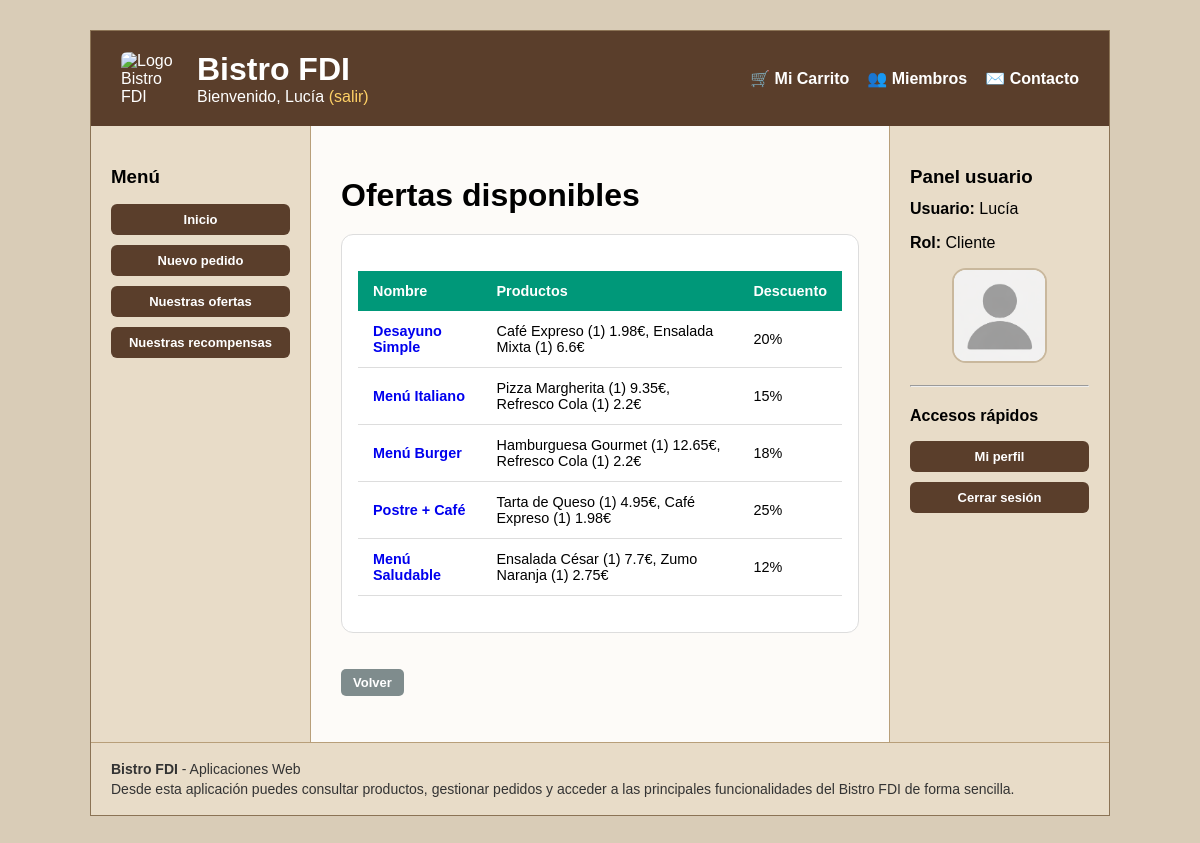
The page /vistas/ofertas/ofertaCliente.php (signed in) on the database its author committed.
### tables this page shows
CREATE TABLE IF NOT EXISTS `usuarios` (
    `id` INT AUTO_INCREMENT PRIMARY KEY,
    `username` VARCHAR(100) NOT NULL UNIQUE,
    `email` VARCHAR(150) NOT NULL UNIQUE,
    `nombre` VARCHAR(100) NOT NULL,
    `apellidos` VARCHAR(100) NOT NULL,
    `password_hash` VARCHAR(255) NOT NULL,
    `rol` ENUM('cliente', 'camarero', 'cocinero', 'gerente') NOT NULL DEFAULT 'cliente',
    `avatar_tipo` ENUM('default', 'preset', 'custom') NOT NULL DEFAULT 'default',
    `avatar_valor` VARCHAR(255) DEFAULT NULL,
    `activo` TINYINT(1) NOT NULL DEFAULT 1,
    `deleted_at` TIMESTAMP NULL DEFAULT NULL,
    `created_at` TIMESTAMP DEFAULT CURRENT_TIMESTAMP,
    `updated_at` TIMESTAMP DEFAULT CURRENT_TIMESTAMP ON UPDATE CURRENT_TIMESTAMP,
    `bistrocoins` INT NOT NULL DEFAULT 0
);

CREATE TABLE IF NOT EXISTS `ofertas` (
    `id` INT AUTO_INCREMENT PRIMARY KEY,
    `nombre` VARCHAR(100) NOT NULL,
    `descripcion` TEXT,
    
    `fecha_inicio` DATETIME NOT NULL,
    `fecha_fin` DATETIME NOT NULL,

    `descuento` DECIMAL(5,2) NOT NULL,  

    `created_at` TIMESTAMP DEFAULT CURRENT_TIMESTAMP,
    `updated_at` TIMESTAMP DEFAULT CURRENT_TIMESTAMP ON UPDATE CURRENT_TIMESTAMP
);

### includes/OfertaDAO.php (called while the page is built, shortened)
<?php
require_once __DIR__ . '/../entities/Oferta.php';
require_once __DIR__ . '/../includes/application.php';
class OfertaDAO
{
    public static function getAllActivas()
    {
        global $conn;
        $stmt = $conn->prepare("
            SELECT id, nombre, descripcion, fecha_inicio, fecha_fin, descuento
            FROM ofertas
            WHERE NOW() BETWEEN fecha_inicio AND fecha_fin
        ");
        $stmt->execute();
        $result = $stmt->get_result();
        $ofertas = [];
        while ($fila = $result->fetch_assoc()) {
            $ofertas[] = new Oferta(
                $fila['id'],
                $fila['nombre'] ?? '',
                $fila['descripcion'] ?? '',
                $fila['fecha_inicio'],
                $fila['fecha_fin'],
                $fila['descuento']
            );
        }
        return $ofertas;
    }
}

### entities/Oferta.php (called while the page is built, shortened)
<?php
class Oferta
{
    private $id;
    private $nombre;
    private $descuento;
    public function __construct($id, $nombre, $descripcion, $fecha_inicio, $fecha_fin, float $descuento)
    {
        $this->id = $id;
        $this->nombre = $nombre;
        $this->descuento = $descuento;
    }
    public function getId()
    {
        return $this->id;
    }
    public function getNombre()
    {
        return $this->nombre;
    }
    public function getDescuento()
    {
        return $this->descuento;
    }
}

### includes/util.php (called while the page is built, shortened)
<?php
function escaparHtml(?string $value): string
{
    return htmlspecialchars((string) $value, ENT_QUOTES | ENT_SUBSTITUTE, 'UTF-8');
}

### includes/ProductoDAO.php (called while the page is built, shortened)
<?php
require_once __DIR__ . '/../entities/Producto.php';
require_once __DIR__ . '/application.php';
class ProductoDAO {
    public static function getProductosDeOferta($oferta_id) {
        global $conn;
        $stmt = $conn->prepare("
            SELECT p.*, op.cantidad
            FROM productos p
            JOIN oferta_productos op ON p.id = op.producto_id
            WHERE op.oferta_id = ?
        ");
        $stmt->bind_param("i", $oferta_id);
        $stmt->execute();
        $result = $stmt->get_result();
        $productos = [];
        while ($fila = $result->fetch_assoc()) {
            $producto = new Producto(
                $fila['id'],
                $fila['nombre'],
                $fila['descripcion'],
                $fila['categoria_id'],
                $fila['precio_base'],
                $fila['iva'],
                $fila['disponible'],
                $fila['ofertado'],
                $fila['imagen'] ?? null,
                $fila['se_cocina'] ?? 1
            );
            $producto->cantidad = $fila['cantidad'];
            $productos[] = $producto;
        }
        return $productos;
    }
}

### entities/Producto.php (called while the page is built, shortened)
<?php
class Producto {
    private $nombre;
    private $precio;
    private $iva;
    public function __construct($id, $nombre, $descripcion, $categoria_id, $precio, $iva, $disponible, $ofertado, $imagen = null, $se_cocina = 1) {
        $this->nombre = $nombre;
        $this->precio = $precio;
        $this->iva = $iva;
    }
    public function getNombre() {
        return $this->nombre;
    }
    public function getPrecioFinal() {
        return round($this->precio * (1 + $this->iva / 100), 2);
    }
}

### includes/UsuarioDAO.php (called while the page is built, shortened)
<?php
require_once __DIR__ . '/../entities/Usuario.php';
require_once __DIR__ . '/util.php';
class UsuarioDAO {
    public static function default_avatar(): string {
        return RUTA_APP . '/img/avatares/default.png';
    }
    private static function row_to_usuario(array $row): Usuario {
        $row['avatar_url'] = self::user_row_to_avatar_url($row);
        return new Usuario(
            (int)$row['id'],
            $row['username'],
            $row['email'],
            $row['nombre'],
            $row['apellidos'],
            $row['password_hash'],
            $row['rol'] ?? 'cliente',
            $row['avatar_tipo'] ?? 'default',
            $row['avatar_valor'] ?? null,
            $row['avatar_url'],
            (int)$row['activo'],
            $row['updated_at'] ?? '',
            (int)($row['bistrocoins'] ?? 0)
        );
    }
    private static function user_row_to_avatar_url(array $row): string {
        $tipo = (string)($row['avatar_tipo'] ?? 'default');
        return self::default_avatar();
    }
    public static function user_find_by_id(int $id, bool $includeInactive = true): ?Usuario {
        $conn = crearConexion();
        $sql = $includeInactive
            ? "SELECT * FROM usuarios WHERE id = ? LIMIT 1"
            : "SELECT * FROM usuarios WHERE id = ? AND activo = 1 LIMIT 1";
        $stmt = $conn->prepare($sql);
        $stmt->bind_param("i", $id);
        $stmt->execute();
        $result = $stmt->get_result();
        $row = $result->fetch_assoc();
        return $row ? self::row_to_usuario($row) : null;
    }
}

### includes/auth.php (called while the page is built, shortened)
<?php
require_once __DIR__ . '/UsuarioDAO.php';
function current_user(): ?Usuario {
    $id = (int)$_SESSION['user_id'];
    $user = UsuarioDAO::user_find_by_id($id);
    return $user;
}
function require_login(): Usuario {
    $user = current_user();
    return $user;
}
        ?>

### entities/Usuario.php (called while the page is built, shortened)
<?php
class Usuario {
    private $nombre;
    private $rol;
    private $avatar_url;
    private $activo;
    public function __construct(int $id, string $username, string $email, string $nombre, string $apellidos,
                                string $password_hash, string $rol, string $avatar_tipo, ?string $avatar_valor,
                                string $avatar_url, int $activo, string $updated_at, int $bistrocoins = 0) {
        $this->nombre = $nombre;
        $this->rol = $rol;
        $this->avatar_url = $avatar_url;
        $this->activo = $activo;
    }
    public function getNombre(): string { return $this->nombre; }
    public function getRol(): string { return $this->rol; }
    public function getAvatarUrl(): string { return $this->avatar_url; }
    public function isActivo(): bool { return $this->activo === 1; }
}

### vistas/ofertas/_fila_oferta_cliente.php (the view, shortened to what this page needs)
<?php
$precio_total = 0;
$productos = ProductoDAO::getProductosDeOferta($oferta->getId());
$lista = array_map(function ($p) use (&$precio_total) {
    $precio = $p->getPrecioFinal();
    $cantidad = $p->cantidad;
    $precio_cant = $precio * $cantidad;
    $precio_total += $precio_cant;
    return escaparHtml($p->getNombre()) . " ($cantidad) " . round($precio_cant, 2) . '€';
}, $productos);
?>
<tr>
    <td data-label="Nombre">
        <a class="click"
           href="detalleOferta.php?id=<?= (int)$oferta->getId() ?>&return=<?= urlencode("../ofertas/ofertaCliente.php" . ($modoSeleccion ? "?modo=edicion" : "")) ?>">
            <?= escaparHtml($oferta->getNombre()) ?>
        </a>
    </td>
    <td data-label="Productos">
        <?= implode(', ', $lista) ?>
    </td>
    <td data-label="Descuento">
        <?= escaparHtml((string)$oferta->getDescuento()) ?>%
    </td>
</tr>

### vistas/ofertas/ofertaCliente.php (shortened to what this page needs)
<?php
require_once __DIR__ . '/../../includes/auth.php';
require_once __DIR__ . '/../../includes/ProductoDAO.php';
require_once __DIR__ . '/../../includes/OfertaDAO.php';
require_once __DIR__ . '/../../includes/util.php';
$user = require_login();
$modoSeleccion = ($_GET['modo'] ?? '') === 'edicion';
$ofertas = OfertaDAO::getAllActivas();
?>
<h1>Ofertas disponibles</h1>
<div class="panel table-wrap">
    <table class="tabla-movil">
        <thead>
            <tr>
                <th>Nombre</th>
                <th>Productos</th>
                <th>Descuento</th>
            </tr>
        </thead>
        <tbody>
        <?php foreach ($ofertas as $oferta): ?>
            <?php require __DIR__ . '/_fila_oferta_cliente.php'; ?>
        <?php endforeach; ?>
        </tbody>
    </table>
</div>
<br>
<p>
    <?php if ($modoSeleccion): ?>
        <a class="btn-volver" href="../pedidos/carrito.php">Volver</a>
    <?php else: ?>
        <a class="btn-volver" href="../../index.php">Volver</a>
    <?php endif; ?>
</p>
<?php
require __DIR__ . '/../../includes/plantilla.php';
?>

### cabecera.php (shortened to what this page needs)
<?php
require_once __DIR__ . '/includes/auth.php';
function mostrarSaludo(): string {
    $user = current_user();
    if ($user) {
        $nombre = $user->getNombre() ?: $user->getUsername();
        return "Bienvenido, " . htmlspecialchars($nombre) .
            " <a href='" . RUTA_APP . "/scripts/usuarios/logout.php'>(salir)</a>";
    }
    return "Usuario desconocido. <a href='" . RUTA_APP . "/vistas/usuarios/acceso.php#login'>Login</a>";
}
?>
<div class="cabecera-superior">
    <div class="cabecera-brand">
        <img src="<?= RUTA_APP ?>/img/logo_personalizado.png" alt="Logo Bistro FDI" class="logo-cabecera">
        <div>
            <h1>Bistro FDI</h1>
            <div class="saludo"><?= mostrarSaludo(); ?></div>
        </div>
    </div>
    <nav class="menu-principal">
        <ul>
            <?php if (current_user()): ?>
                <li><a href="<?= RUTA_APP ?>/vistas/pedidos/carrito.php">🛒 Mi Carrito</a></li>
            <?php endif; ?>
            <li><a href="<?= RUTA_APP ?>/miembros.php">👥 Miembros</a></li>
            <li><a href="<?= RUTA_APP ?>/contacto.php">✉️ Contacto</a></li>
        </ul>
    </nav>
</div>

### sideBarDer.php
<?php
require_once __DIR__ . '/includes/auth.php';
require_once __DIR__ . '/includes/util.php';
$user = current_user();
$nombre = $user ? $user->getNombre() : 'Invitado';
$rol = $user ? $user->getRol() : 'No autenticado';
$avatarSrc = $user ? $user->getAvatarUrl() : '';
?>
<section class="panel-usuario-sidebar">
    <h3>Panel usuario</h3>
    <p><strong>Usuario:</strong> <?= escaparHtml($nombre) ?></p>
    <p><strong>Rol:</strong> <?= escaparHtml(ucfirst($rol)) ?></p>
    <?php if ($user): ?>
        <div class="sidebar-avatar-box">
            <img src="<?= escaparHtml($avatarSrc) ?>"
                 alt="Foto de perfil de <?= escaparHtml($nombre) ?>"
                 class="sidebar-avatar">
        </div>
    <?php endif; ?>
    <hr>
    <nav aria-label="Accesos rápidos del usuario">
        <h4>Accesos rápidos</h4>
        <ul class="menu-izq">
            <?php if ($user && $user->getRol() === 'gerente'): ?>
                <li><a href="<?= RUTA_APP ?>/vistas/usuarios/usuarios.php">Listado de usuarios</a></li>
                <li><a href="<?= RUTA_APP ?>/vistas/usuarios/usuario_form.php?modo=crear">Registrar trabajador</a></li>
                <li><a href="<?= RUTA_APP ?>/vistas/usuarios/perfil.php">Mi perfil</a></li>
                <li><a href="<?= RUTA_APP ?>/scripts/usuarios/logout.php">Cerrar sesión</a></li>
            <?php elseif ($user): ?>
                <li><a href="<?= RUTA_APP ?>/vistas/usuarios/perfil.php">Mi perfil</a></li>
                <li><a href="<?= RUTA_APP ?>/scripts/usuarios/logout.php">Cerrar sesión</a></li>
            <?php else: ?>
                <li><a href="<?= RUTA_APP ?>/vistas/usuarios/acceso.php#login">Iniciar sesión</a></li>
                <li><a href="<?= RUTA_APP ?>/vistas/usuarios/registro.php">Registrarse</a></li>
            <?php endif; ?>
        </ul>
    </nav>
</section>

### rows shown on the page
usuarios: nombre "Lucía", rol "Cliente"
ofertas: nombre "Desayuno Simple", lista "Café Expreso (1) 1.98€, Ensalada Mixta (1) 6.6€", descuento "20"
ofertas: nombre "Menú Italiano", lista "Pizza Margherita (1) 9.35€, Refresco Cola (1) 2.2€", descuento "15"
ofertas: nombre "Menú Burger", lista "Hamburguesa Gourmet (1) 12.65€, Refresco Cola (1) 2.2€", descuento "18"
ofertas: nombre "Postre + Café", lista "Tarta de Queso (1) 4.95€, Café Expreso (1) 1.98€", descuento "25"
ofertas: nombre "Menú Saludable", lista "Ensalada César (1) 7.7€, Zumo Naranja (1) 2.75€", descuento "12"
